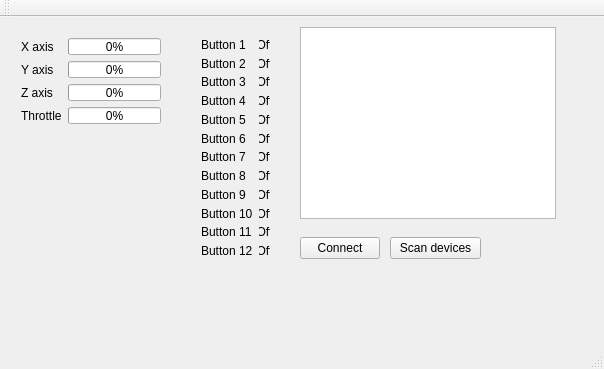
<?xml version="1.0" encoding="UTF-8"?>
<ui version="4.0">
 <class>MainWindow</class>
 <widget class="QMainWindow" name="MainWindow">
  <property name="geometry">
   <rect>
    <x>0</x>
    <y>0</y>
    <width>604</width>
    <height>369</height>
   </rect>
  </property>
  <property name="windowTitle">
   <string>MainWindow</string>
  </property>
  <widget class="QWidget" name="centralWidget">
   <widget class="QWidget" name="formLayoutWidget">
    <property name="geometry">
     <rect>
      <x>10</x>
      <y>10</y>
      <width>162</width>
      <height>108</height>
     </rect>
    </property>
    <layout class="QFormLayout" name="formLayout">
     <property name="formAlignment">
      <set>Qt::AlignCenter</set>
     </property>
     <item row="0" column="0">
      <widget class="QLabel" name="label">
       <property name="text">
        <string>X axis</string>
       </property>
      </widget>
     </item>
     <item row="0" column="1">
      <widget class="QProgressBar" name="progressBar">
       <property name="maximum">
        <number>1023</number>
       </property>
       <property name="value">
        <number>0</number>
       </property>
      </widget>
     </item>
     <item row="1" column="0">
      <widget class="QLabel" name="label_2">
       <property name="text">
        <string>Y axis</string>
       </property>
      </widget>
     </item>
     <item row="1" column="1">
      <widget class="QProgressBar" name="progressBar_2">
       <property name="maximum">
        <number>255</number>
       </property>
       <property name="value">
        <number>0</number>
       </property>
      </widget>
     </item>
     <item row="2" column="0">
      <widget class="QLabel" name="label_3">
       <property name="text">
        <string>Z axis</string>
       </property>
      </widget>
     </item>
     <item row="3" column="0">
      <widget class="QLabel" name="label_4">
       <property name="text">
        <string>Throttle</string>
       </property>
      </widget>
     </item>
     <item row="2" column="1">
      <widget class="QProgressBar" name="progressBar_3">
       <property name="maximum">
        <number>255</number>
       </property>
       <property name="value">
        <number>0</number>
       </property>
      </widget>
     </item>
     <item row="3" column="1">
      <widget class="QProgressBar" name="progressBar_4">
       <property name="maximum">
        <number>255</number>
       </property>
       <property name="value">
        <number>0</number>
       </property>
      </widget>
     </item>
    </layout>
   </widget>
   <widget class="QWidget" name="formLayoutWidget_2">
    <property name="geometry">
     <rect>
      <x>190</x>
      <y>10</y>
      <width>91</width>
      <height>241</height>
     </rect>
    </property>
    <layout class="QFormLayout" name="btnFormLayout">
     <item row="0" column="0">
      <widget class="QLabel" name="btn1Label">
       <property name="text">
        <string>Button 1</string>
       </property>
      </widget>
     </item>
     <item row="0" column="1">
      <widget class="QLabel" name="btn1StateLabel">
       <property name="text">
        <string>Off</string>
       </property>
       <property name="alignment">
        <set>Qt::AlignCenter</set>
       </property>
      </widget>
     </item>
     <item row="1" column="0">
      <widget class="QLabel" name="btn2Label">
       <property name="text">
        <string>Button 2</string>
       </property>
      </widget>
     </item>
     <item row="2" column="0">
      <widget class="QLabel" name="btn3Label">
       <property name="text">
        <string>Button 3</string>
       </property>
      </widget>
     </item>
     <item row="3" column="0">
      <widget class="QLabel" name="btn4Label">
       <property name="text">
        <string>Button 4</string>
       </property>
      </widget>
     </item>
     <item row="4" column="0">
      <widget class="QLabel" name="btn5Label">
       <property name="text">
        <string>Button 5</string>
       </property>
      </widget>
     </item>
     <item row="5" column="0">
      <widget class="QLabel" name="btn6Label">
       <property name="text">
        <string>Button 6</string>
       </property>
      </widget>
     </item>
     <item row="6" column="0">
      <widget class="QLabel" name="btn7Label">
       <property name="text">
        <string>Button 7</string>
       </property>
      </widget>
     </item>
     <item row="7" column="0">
      <widget class="QLabel" name="btn8Label">
       <property name="text">
        <string>Button 8</string>
       </property>
      </widget>
     </item>
     <item row="8" column="0">
      <widget class="QLabel" name="btn9Label">
       <property name="text">
        <string>Button 9</string>
       </property>
      </widget>
     </item>
     <item row="9" column="0">
      <widget class="QLabel" name="btn10Label">
       <property name="text">
        <string>Button 10</string>
       </property>
      </widget>
     </item>
     <item row="10" column="0">
      <widget class="QLabel" name="btn11Label">
       <property name="text">
        <string>Button 11</string>
       </property>
      </widget>
     </item>
     <item row="11" column="0">
      <widget class="QLabel" name="btn12Label">
       <property name="text">
        <string>Button 12</string>
       </property>
      </widget>
     </item>
     <item row="1" column="1">
      <widget class="QLabel" name="btn2StateLabel">
       <property name="text">
        <string>Off</string>
       </property>
       <property name="alignment">
        <set>Qt::AlignCenter</set>
       </property>
      </widget>
     </item>
     <item row="2" column="1">
      <widget class="QLabel" name="btn3StateLabel">
       <property name="text">
        <string>Off</string>
       </property>
       <property name="alignment">
        <set>Qt::AlignCenter</set>
       </property>
      </widget>
     </item>
     <item row="3" column="1">
      <widget class="QLabel" name="btn4StateLabel">
       <property name="text">
        <string>Off</string>
       </property>
       <property name="alignment">
        <set>Qt::AlignCenter</set>
       </property>
      </widget>
     </item>
     <item row="4" column="1">
      <widget class="QLabel" name="btn5StateLabel">
       <property name="text">
        <string>Off</string>
       </property>
       <property name="alignment">
        <set>Qt::AlignCenter</set>
       </property>
      </widget>
     </item>
     <item row="5" column="1">
      <widget class="QLabel" name="btn6StateLabel">
       <property name="text">
        <string>Off</string>
       </property>
       <property name="alignment">
        <set>Qt::AlignCenter</set>
       </property>
      </widget>
     </item>
     <item row="6" column="1">
      <widget class="QLabel" name="btn7StateLabel">
       <property name="text">
        <string>Off</string>
       </property>
       <property name="alignment">
        <set>Qt::AlignCenter</set>
       </property>
      </widget>
     </item>
     <item row="7" column="1">
      <widget class="QLabel" name="btn8StateLabel">
       <property name="text">
        <string>Off</string>
       </property>
       <property name="alignment">
        <set>Qt::AlignCenter</set>
       </property>
      </widget>
     </item>
     <item row="8" column="1">
      <widget class="QLabel" name="btn9StateLabel">
       <property name="text">
        <string>Off</string>
       </property>
       <property name="alignment">
        <set>Qt::AlignCenter</set>
       </property>
      </widget>
     </item>
     <item row="9" column="1">
      <widget class="QLabel" name="btn10StateLabel">
       <property name="text">
        <string>Off</string>
       </property>
       <property name="alignment">
        <set>Qt::AlignCenter</set>
       </property>
      </widget>
     </item>
     <item row="10" column="1">
      <widget class="QLabel" name="btn11StateLabel">
       <property name="text">
        <string>Off</string>
       </property>
       <property name="alignment">
        <set>Qt::AlignCenter</set>
       </property>
      </widget>
     </item>
     <item row="11" column="1">
      <widget class="QLabel" name="btn12StateLabel">
       <property name="text">
        <string>Off</string>
       </property>
       <property name="alignment">
        <set>Qt::AlignCenter</set>
       </property>
      </widget>
     </item>
    </layout>
   </widget>
   <widget class="QLabel" name="dPad8">
    <property name="geometry">
     <rect>
      <x>50</x>
      <y>170</y>
      <width>30</width>
      <height>30</height>
     </rect>
    </property>
    <property name="text">
     <string/>
    </property>
   </widget>
   <widget class="QLabel" name="dPad1">
    <property name="geometry">
     <rect>
      <x>80</x>
      <y>170</y>
      <width>30</width>
      <height>30</height>
     </rect>
    </property>
    <property name="text">
     <string/>
    </property>
   </widget>
   <widget class="QLabel" name="dPad2">
    <property name="geometry">
     <rect>
      <x>110</x>
      <y>170</y>
      <width>30</width>
      <height>30</height>
     </rect>
    </property>
    <property name="text">
     <string/>
    </property>
   </widget>
   <widget class="QLabel" name="dPad7">
    <property name="geometry">
     <rect>
      <x>50</x>
      <y>200</y>
      <width>30</width>
      <height>30</height>
     </rect>
    </property>
    <property name="text">
     <string/>
    </property>
   </widget>
   <widget class="QLabel" name="dPad3">
    <property name="geometry">
     <rect>
      <x>110</x>
      <y>200</y>
      <width>30</width>
      <height>30</height>
     </rect>
    </property>
    <property name="text">
     <string/>
    </property>
   </widget>
   <widget class="QLabel" name="dPad9">
    <property name="geometry">
     <rect>
      <x>80</x>
      <y>200</y>
      <width>30</width>
      <height>30</height>
     </rect>
    </property>
    <property name="text">
     <string/>
    </property>
   </widget>
   <widget class="QLabel" name="dPad6">
    <property name="geometry">
     <rect>
      <x>50</x>
      <y>230</y>
      <width>30</width>
      <height>30</height>
     </rect>
    </property>
    <property name="text">
     <string/>
    </property>
   </widget>
   <widget class="QLabel" name="dPad4">
    <property name="geometry">
     <rect>
      <x>110</x>
      <y>230</y>
      <width>30</width>
      <height>30</height>
     </rect>
    </property>
    <property name="text">
     <string/>
    </property>
   </widget>
   <widget class="QLabel" name="dPad5">
    <property name="geometry">
     <rect>
      <x>80</x>
      <y>230</y>
      <width>30</width>
      <height>30</height>
     </rect>
    </property>
    <property name="text">
     <string/>
    </property>
   </widget>
   <widget class="QLabel" name="dPadBackground">
    <property name="geometry">
     <rect>
      <x>10</x>
      <y>130</y>
      <width>171</width>
      <height>171</height>
     </rect>
    </property>
    <property name="styleSheet">
     <string notr="true">background-image: url(:/images/joystick_background.png);
background-position: center;
background-repeat: none;</string>
    </property>
    <property name="text">
     <string/>
    </property>
   </widget>
   <widget class="QListWidget" name="listWidget">
    <property name="geometry">
     <rect>
      <x>300</x>
      <y>10</y>
      <width>256</width>
      <height>192</height>
     </rect>
    </property>
   </widget>
   <widget class="QPushButton" name="pushButton">
    <property name="geometry">
     <rect>
      <x>300</x>
      <y>220</y>
      <width>80</width>
      <height>22</height>
     </rect>
    </property>
    <property name="text">
     <string>Connect</string>
    </property>
   </widget>
   <widget class="QPushButton" name="pushButton_2">
    <property name="geometry">
     <rect>
      <x>390</x>
      <y>220</y>
      <width>91</width>
      <height>22</height>
     </rect>
    </property>
    <property name="text">
     <string>Scan devices</string>
    </property>
   </widget>
  </widget>
  <widget class="QMenuBar" name="menuBar">
   <property name="geometry">
    <rect>
     <x>0</x>
     <y>0</y>
     <width>604</width>
     <height>19</height>
    </rect>
   </property>
  </widget>
  <widget class="QToolBar" name="mainToolBar">
   <attribute name="toolBarArea">
    <enum>TopToolBarArea</enum>
   </attribute>
   <attribute name="toolBarBreak">
    <bool>false</bool>
   </attribute>
  </widget>
  <widget class="QStatusBar" name="statusBar"/>
 </widget>
 <layoutdefault spacing="6" margin="11"/>
 <resources/>
 <connections/>
</ui>
